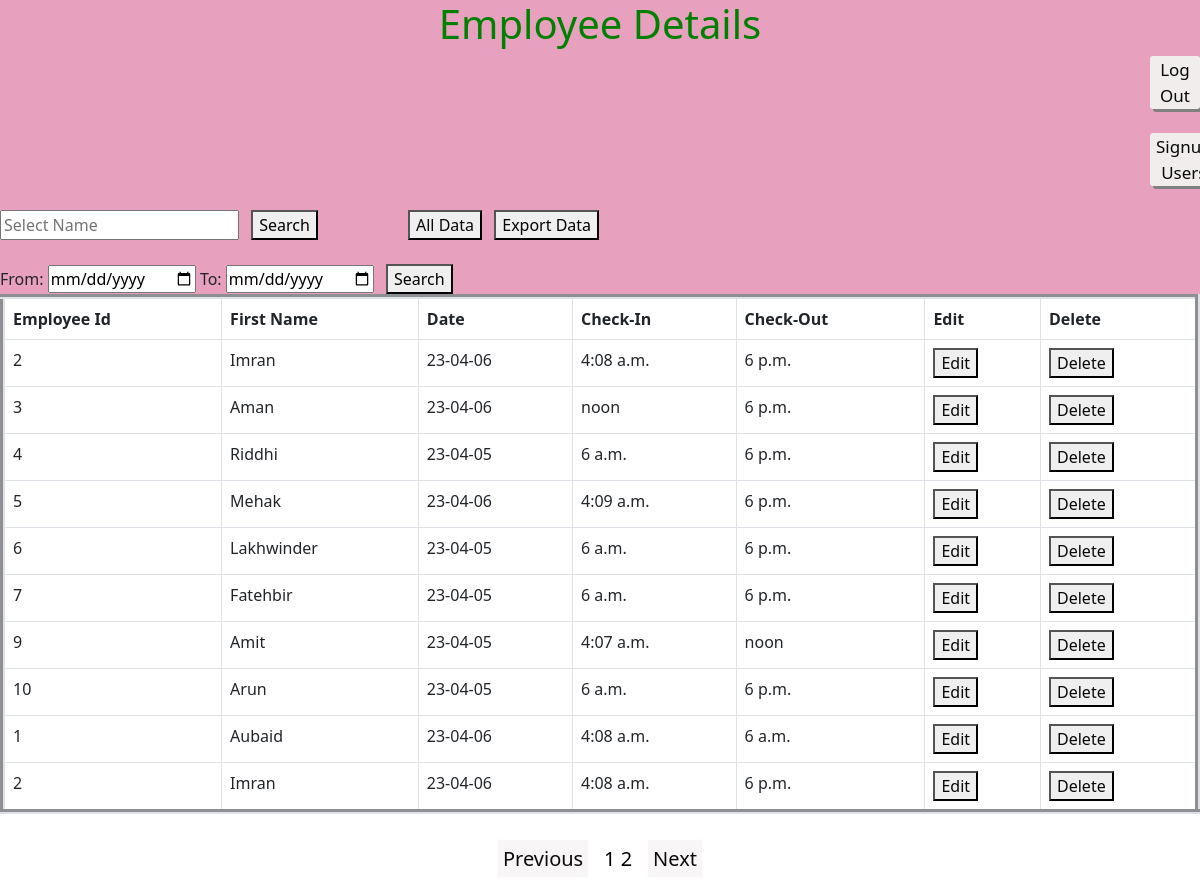
/details (signed in), run on the app's committed database.
### Employee/models.py (models this page shows, shortened)
class EmployeeData(models.Model):
    emp_id = models.IntegerField()
    name = models.CharField(max_length=20)
    date = models.DateField()
    check_in = models.TimeField()
    check_out = models.TimeField()

### Employee/views.py (the view)
# urls.py: path("details",views.details,name='details'),
@login_required(login_url='employee_login')
def details(request):
    if request.method == 'GET':
        name = request.GET.get('searchname', '')
        start_date = request.GET.get('fromdate', '')
        end_date = request.GET.get('to', '')
        val_1={'name':name,'fromdate':start_date,'to':end_date}
        data_1 = EmployeeData.objects.all()
        if name:
            data_1 = data_1.filter(name__icontains=name)
        if start_date:
            data_1 = data_1.filter(date__gte=start_date)
        if end_date:
            data_1 = data_1.filter(date__lte=end_date)
        paginator = Paginator(data_1, 10)
        page_number = request.GET.get('page')
        data_1 = paginator.get_page(page_number)
        return render(request, 'index.html', {'data_1':data_1,'val_1':val_1})
    data_1 = EmployeeData.objects.all()
    return render(request, 'index.html',{'data_1':data_1})

### Employee/templates/index.html (shortened to what this page needs)
{% extends 'base.html' %}
{% block content %}
<div class=" gradient-custom">
    <h1>Employee Details</h1>
<button class="btn-3"><a class="link" href="{% url 'employee_login' %}">Log Out</a></button><br><br>
<button class="btn-3"><a class="link" href="{% url 'newuser' %}">Signup Users</a></button><br><br>
<form action="" method="get">
    <div class="row">
    <div class="col-4 ">
        <input type="text" list="names" value="{{val_1.st}}" name="searchname" class="form-control-1" placeholder="Select Name">
        <button type="submit" class="btn-1 ms-2">Search</button>
    </div>
    <div class="col-8 con1">
        <button class="btn-1"><a class="link" href="{% url 'details' %}">All Data</a></button>
        <button class="btn-1 ms-2" onclick="tableToCSV()">Export Data</button><br><br>
    </div>
</div>
        <div class="col-8">
            <label for="From" class="form-label-1">From:</label>
            <input type="date"  name="fromdate" class="form-control-2">
            <label for="To" class="form-label-2">To:</label>
            <input type="date" class="form-control-2"  name="to" >
            <button type="submit" class="btn-1 ms-2">Search</button>
        </div>
</div>
<div class="container_1">
    <table class="table table-bordered" border="5px">
    <thead>
      <tr>
        <th scope="col">Employee Id</th>
        <th scope="col">First Name</th>
        <th scope="col">Date</th>
        <th scope="col">Check-In</th>
        <th scope="col">Check-Out</th>
        <th scope="col">Edit</th>
        <th scope="col">Delete</th>
      </tr>
    </thead>
        {% for d in data_1 %}
        <tbody>
            <tr>
                <td>{{ d.emp_id }}</td>
                <td>{{ d.name }}</td>
                <td>{{ d.date|date:'y-m-d'}}</td>
                <td>{{ d.check_in}}</td>
                <td>{{ d.check_out}}</td>
                <td> <button class="btn-2"><a  class="link" href="/edit?id={{d.emp_id}}">Edit</a></button>
                </td>
                <td> <button class="btn-2"><a class="link" href="{% url 'delete' d.pk %}">Delete</a></button></td>
            </tr>
        </tbody>
        {% endfor %}
  </table>
</div>
<div class="pagi">
    <span class="step-links">
        {% if data_1.has_previous %}
            <a class="page" href="?page={{ data_1.previous_page_number }}">Previous</a>
        {% else %}
            <a class="page" href="#" tabindex="-1" aria-disabled="True">Previous</a>
        {% endif %}
        {% for j in data_1.paginator.page_range %}
            {% if data_1.number == j %}
              <span class="page-link">
                {{ j }}
              </span>
            {% elif j > data_1.number|add:'-5' and j < data_1.number|add:'5' %}
                 <a class="page-link" href="?page={{ j }}">{{ j }}</a>
            {% endif %}
        {% endfor %}
            {% if data_1.has_next %}
            <a class="page" href="?page={{ data_1.next_page_number }}">Next</a>
        {% else %}
            <a class="page" href="#" tabindex="-1" aria-disabled="True">Next</a>
        {% endif %}
</span>
</div>
</div>
{% endblock %}

### Employee/templates/base.html (shortened to what this page needs)
<!DOCTYPE html>
<html>
    <head>
        <link href="https://cdn.jsdelivr.net/npm/bootstrap@5.3.0-alpha3/dist/css/bootstrap.min.css" rel="stylesheet">
</head>
<body>
    <div>
        {% block content %}
        {% endblock content %}
</body>
</html>

### Employee/templates/base.html (style rules this page uses)
.link { text-decoration: none; color: rgb(8, 8, 8); }
.btn-3 { background-color: rgb(241, 237, 237); border: none; box-shadow:3px 3px 0 0 grey; border-radius:3px; font-size: 17px; margin-left: 1150px; color: white; }
.pagi { margin-top: 30px; margin-bottom: 20px; color: black; font-size: 15px; text-align: center; }
.page-link { text-decoration: none; color: black; font-size: 20px; display: inline; }
.page { text-decoration: none; border: 2px solid rgb(255, 254, 254); background-color: rgb(248, 246, 246); color: rgb(12, 10, 10); margin:10px; font-size: 20px; padding: 5px; border-radius: 3px; }

### Employee/templates/index.html (style rules this page uses)
.gradient-custom { background: #e8a0bf; }
h1 { color: green; text-align: center; }
table { background-color: #ba90c6; }

### data on the page
EmployeeData: emp_id "2", name "Imran", date "23-04-06", check_in "4:08 a.m.", check_out "6 p.m."
EmployeeData: emp_id "3", name "Aman", date "23-04-06", check_in "noon", check_out "6 p.m."
EmployeeData: emp_id "4", name "Riddhi", date "23-04-05", check_in "6 a.m.", check_out "6 p.m."
EmployeeData: emp_id "5", name "Mehak", date "23-04-06", check_in "4:09 a.m.", check_out "6 p.m."
EmployeeData: emp_id "6", name "Lakhwinder", date "23-04-05", check_in "6 a.m.", check_out "6 p.m."
EmployeeData: emp_id "7", name "Fatehbir", date "23-04-05", check_in "6 a.m.", check_out "6 p.m."
EmployeeData: emp_id "9", name "Amit", date "23-04-05", check_in "4:07 a.m.", check_out "noon"
EmployeeData: emp_id "10", name "Arun", date "23-04-05", check_in "6 a.m.", check_out "6 p.m."
EmployeeData: emp_id "1", name "Aubaid", date "23-04-06", check_in "4:08 a.m.", check_out "6 a.m."
EmployeeData: emp_id "2", name "Imran", date "23-04-06", check_in "4:08 a.m.", check_out "6 p.m."

### other printed values
{{ j }} "1"
{{ j }} "2"
